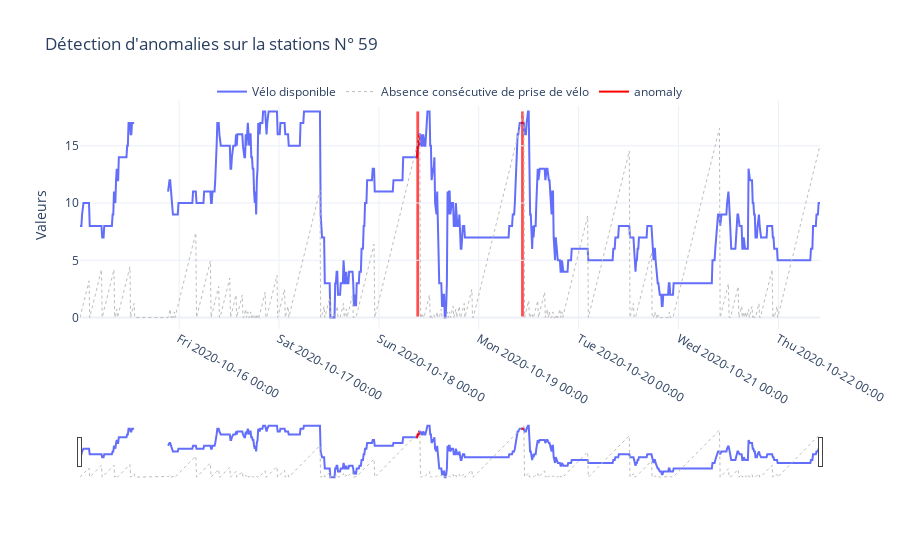

Notebook code cell kept with this figure:
### Code cell
plot_station_anomalies(data=station_df, clf=clf, station_id=station_id)

### Figure 1 — Plotly figure (JSON) as saved in the notebook; plotly's stock layout.template omitted (floating-point values rounded to 4 significant figures; data arrays with more than 128 entries replaced by an {"elided": "..."} marker saying what was removed)
{"data": [{"line": {"width": 2}, "mode": "lines", "name": "Vélo disponible", "type": "scatter", "x": {"elided": "1068 str values"}, "y": {"elided": "1068 int values"}}, {"line": {"color": "rgba(189,189,189,1)", "dash": "dot", "width": 1}, "mode": "lines", "name": "Absence consécutive de prise de vélo", "type": "scatter", "x": {"elided": "1068 str values"}, "y": {"elided": "1068 int values"}, "yaxis": "y2"}, {"connectgaps": false, "line": {"color": "red", "width": 2}, "mode": "lines", "name": "anomaly", "text": "x", "type": "scatter", "x": {"elided": "1068 str values"}, "y": {"elided": "1068 int values"}}], "layout": {"hovermode": "x", "legend": {"orientation": "h", "x": 0.5, "xanchor": "center", "y": 1.1, "yanchor": "top"}, "shapes": [{"fillcolor": "red", "layer": "below", "line": {"width": 0}, "opacity": 0.7, "type": "rect", "x0": "2020-10-18T09:00:00", "x1": "2020-10-18T09:40:00", "xref": "x", "y0": 0, "y1": 18, "yref": "y"}, {"fillcolor": "red", "layer": "below", "line": {"width": 0}, "opacity": 0.7, "type": "rect", "x0": "2020-10-19T10:10:00", "x1": "2020-10-19T10:50:00", "xref": "x", "y0": 0, "y1": 18, "yref": "y"}, {"fillcolor": "red", "layer": "below", "line": {"width": 0}, "opacity": 0.7, "type": "rect", "x0": "2020-10-22T10:00:00", "x1": "2020-10-22T10:00:00", "xref": "x", "y0": 0, "y1": 18, "yref": "y"}], "showlegend": true, "title": {"text": "Détection d'anomalies sur la stations N° 59"}, "xaxis": {"rangeslider": {"visible": true}, "tickformat": "%a %Y-%m-%d %H:%M", "type": "date"}, "yaxis": {"title": {"text": "Valeurs"}}, "yaxis2": {"overlaying": "y", "side": "right", "visible": false}}}
